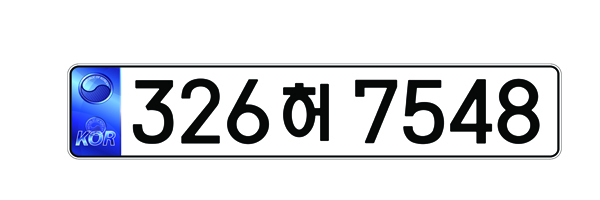
#> input picture src/img/plate.jpg, 600 x 200 px, found by its file name
$ python plate_recognizer.py
#> lines starting #> are read from the running program, lines starting #| are printed output that depends on the picture
import os
import numpy as np
import pytesseract
import cv2

def plateProcessor(img):

    # read image
    img = cv2.imread(img, cv2.IMREAD_GRAYSCALE)
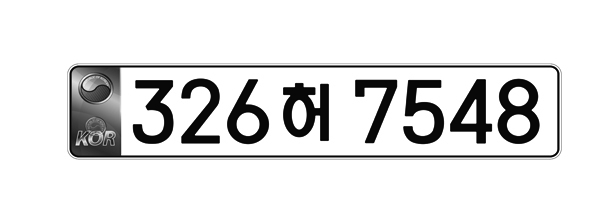
#> img: shape (200, 600); min 0, max 255, mean 222.9

    # remove noise
    img = cv2.GaussianBlur(img,(3,3),0)
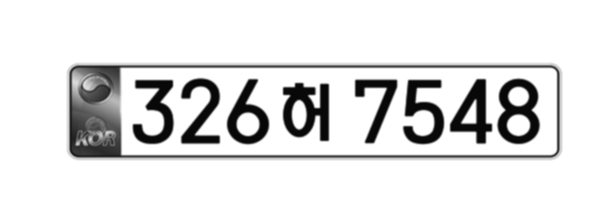
#> img: shape (200, 600); min 6, max 255, mean 222.9

    return img


def plateRecongizer(img):
#> (the run stopped early here; a loop or call above may not have finished)
